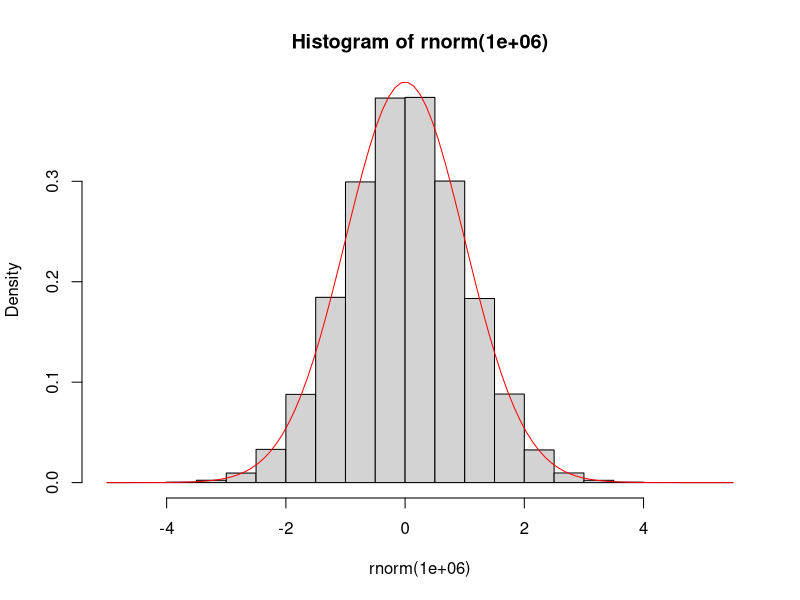
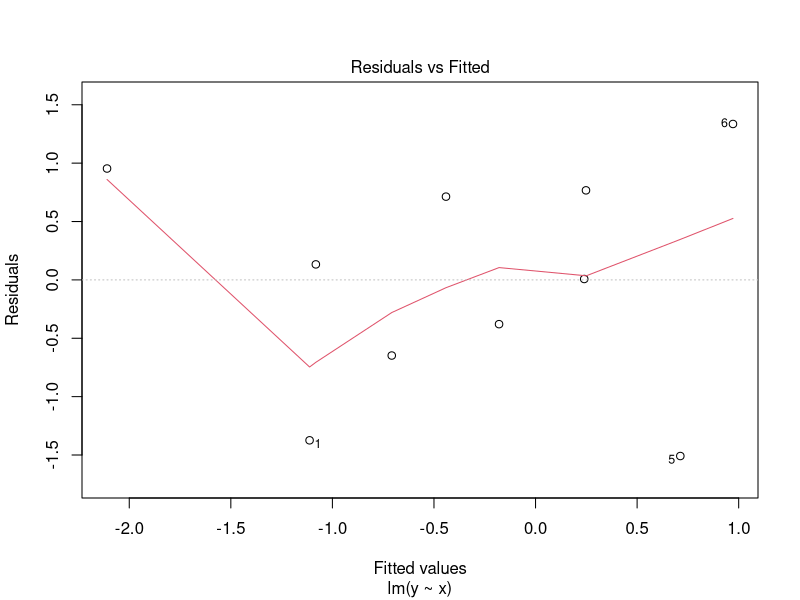
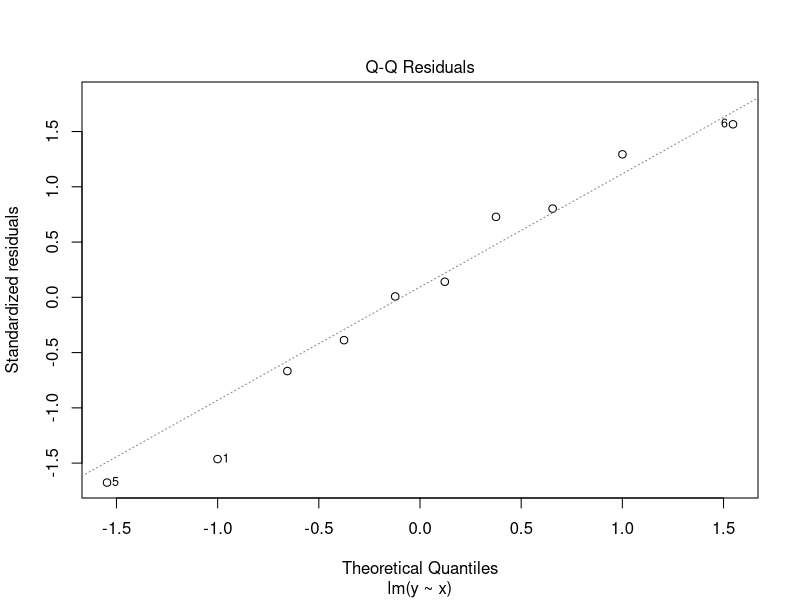
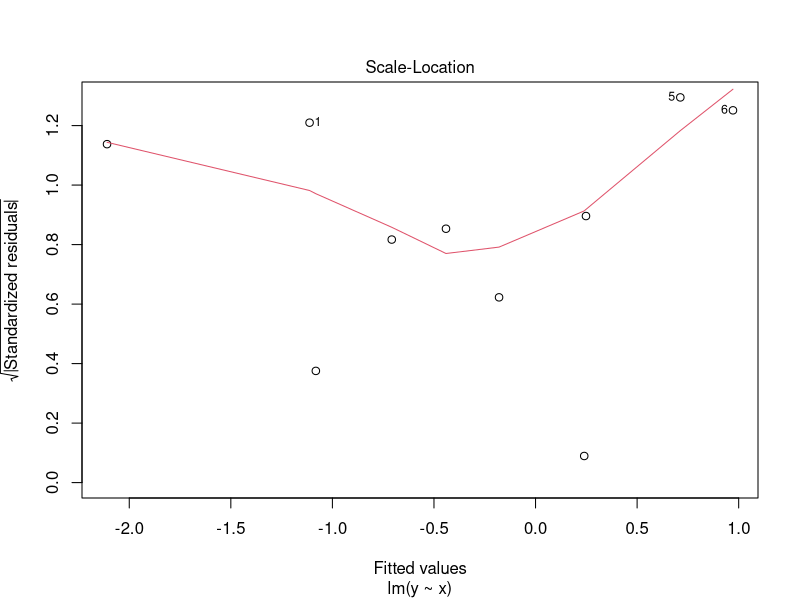
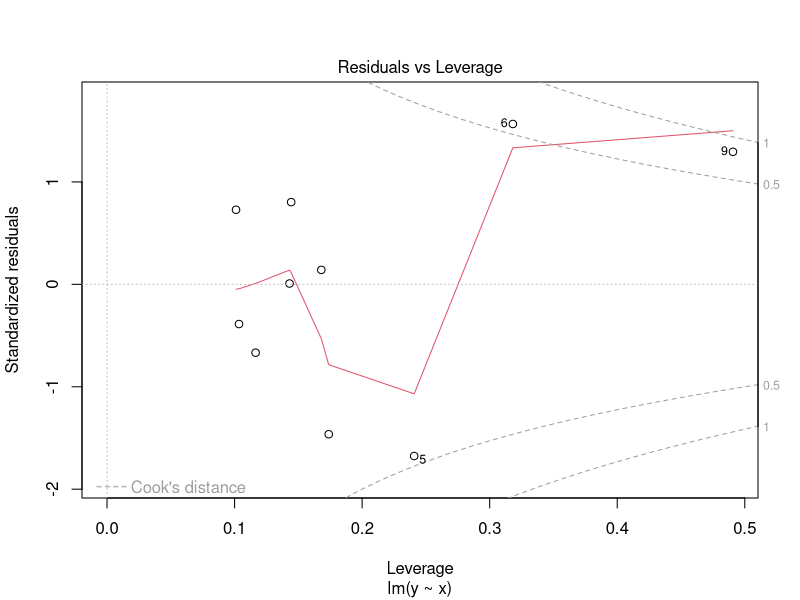

Here is the R script that generated these plots, in order:
## ---- chunk 1
add1 <- function(a) {
  return(a+1)
}

add1(2)
add1(a = 3)
## ---- chunk 2
add <- function(a, b) {
  return(a+b)
}

add(1,1)
add(a = 2, b = 3)
## ---- chunk 3
add1(a = 1:2)
add(a = 1:2, b = 3:4)
## ---- chunk 4
f <- function(first, second) {
  return(first/2 + second)
}

f(1,2)
f(1, second = 2)
f(first = 1, second = 2)
f(second = 2, 1) # I thought this was going to be an error
f(f = 1, s = 2)
## ---- chunk 5
add <- function(a, b = 1) {
  return(a+b)
}

add(a = 1)
add(a = 1:2)
add(a = 2:3, b =  2)
add(a = 3:4, b = -1)
## ---- chunk 6
hist(rnorm(1e6), probability = TRUE)
curve(dnorm(x), add = TRUE, col = 'red')
## ---- chunk 7
sub <- function(first = 1:2, second = 1) {
  return(first - second)
}
## ---- chunk 8
n <- 10
x <- rnorm(n)
y <- rnorm(n, x)
m <- lm(y~x) # a linear regression
print(m)
## ---- chunk 9
class(m)
## ---- chunk 10
summary(m)
anova(m)
plot(m)
## ---- chunk 11
a <- 1
f <- function() {
  return(a)
}
f()
## ---- chunk 12
f <- function() {
  a <- 2
  return(a)
}
f()
a
## ---- chunk 13
f <- function() {
  a <<- a + 1
  return(a)
}
a
f()
a
## ---- chunk 14
for (i in 1:3) {
  print(i)
}
## ---- chunk 15
i <- 0
while (i < 3) {
  i <- i + 1
  print(i)
}
## ---- chunk 16
for (i in 1:10) {
  if (i<5) {
    print(-i)
  } else {
    print(i*2)
  }
}
## ---- chunk 17
ifelse((1:10) < 5, "Less than 5", "Not less than 5")
## ---- chunk 18
f <- function(a) {
  sum <- 0
  for (i in 1:a) {
    sum <- sum + i
  }
  return(sum)
}
f(100)
